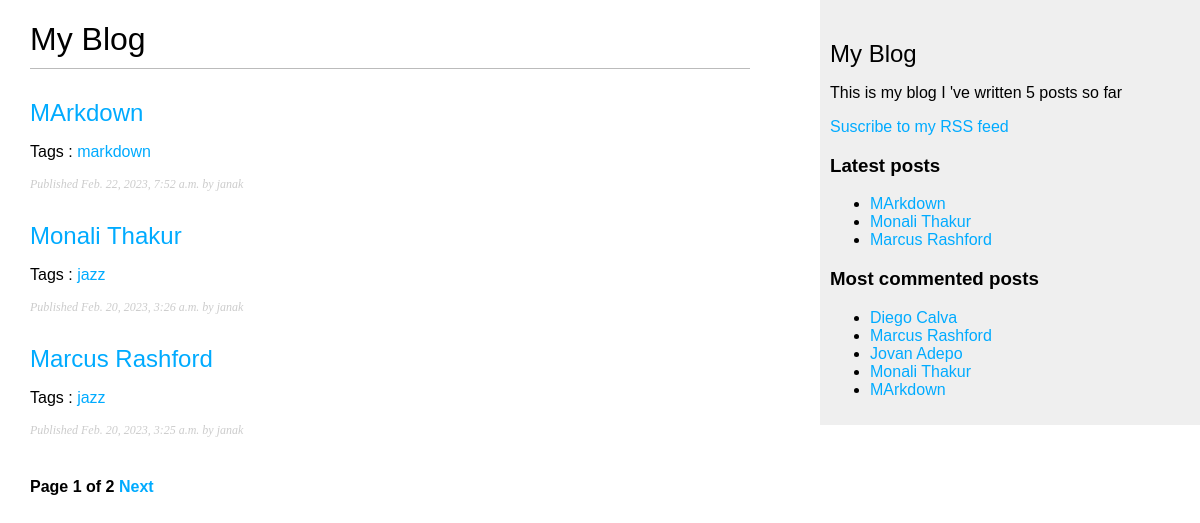
Screenshot of /blog/ with the database file from the repository.
### blog/models.py (models this page shows, shortened)
class Post(models.Model):
    class Status(models.TextChoices):
        DRAFT = 'DF','Draft'
        PUBLISHED = 'PB','Published'
    title = models.CharField(max_length=250)
    slug = models.SlugField(max_length=250,unique_for_date='publish')
    author = models.ForeignKey(User,on_delete=models.CASCADE,related_name='blog_posts')
    body = models.TextField()
    publish = models.DateTimeField(default=timezone.now)
    created = models.DateTimeField(auto_now_add=True)
    updated = models.DateTimeField(auto_now=True)
    status = models.CharField(max_length=2,choices=Status.choices,
    default=Status.DRAFT)
    objects = models.Manager() #The default manager
    published = PublishedManager() #Our custom manager
    class Meta:
        ordering = ['-publish']
        indexes = [
            models.Index(fields=['-publish']),
        ]
    def get_absolute_url(self):
        return reverse('blog:post_detail',
        args=[self.publish.year,
        self.publish.month,
        self.publish.day,
        self.slug])
    tags = TaggableManager()

### blog/views.py (the view)
# urls.py: path('',views.post_list,name='post_list'),
def post_list(request,tag_slug=None):
    post_list = Post.published.all()
    tag = None
    if tag_slug:
        tag = get_object_or_404(Tag,slug=tag_slug)
        post_list = post_list.filter(tags__in = [tag])
    paginator = Paginator(post_list,3)
    page_number = request.GET.get('page')
    try:
        posts = paginator.page(page_number)
    except PageNotAnInteger:
        posts = paginator.page(1)
    except EmptyPage:
        posts = paginator.page(paginator.num_pages)
    return render(request,'blog/post/list.html',{'posts':posts,'tag':tag})

### blog/models.py (called while the page is built)
    def get_queryset(self):
        return super().get_queryset().filter(status=Post.Status.PUBLISHED)

### blog/templatetags/blog_tags.py (called while the page is built)
@register.simple_tag
def total_posts():
    return Post.published.count()

@register.inclusion_tag('blog/post/latest_posts.html')
def show_latest_posts(count=5):
    latest_posts = Post.published.order_by('-publish')[:count]
    return {'latest_posts':latest_posts}

@register.simple_tag
def get_most_commented_posts(count=5):
    return Post.published.annotate(total_comments=Count('comments')).order_by('-total_comments')[:count]

@register.filter(name='markdown')
def markdown_format(text):
    return mark_safe(markdown.markdown(text))

### blog/templates/blog/post/list.html (shortened to what this page needs)
{% extends "blog/base.html" %}
{% load blog_tags %}
{% block content %}
<h1>My Blog</h1>
{% for post in posts %}
<h2>
    <a href="{{ post.get_absolute_url }}">
        {{ post.title }}
    </a>
</h2>
<p class="tags">
    Tags :
    {% for tag in post.tags.all %}
    <a href="{% url "blog:post_list_by_tag" tag.slug %}">
        {{ tag.name }}
    </a>
    {% endfor %}
</p>
<p class="date">
    Published {{ post.publish }} by {{ post.author }}
</p>
{% endfor %}
{% include "pagination.html" with page=posts %}
{% endblock %}

### blog/templates/blog/base.html (shortened to what this page needs)
{% load blog_tags %}
{% load static %}
<!DOCTYPE html>
<html>
    <head>
        <link href="{% static "blog/blog.css" %}" rel="stylesheet">
    </head>
    <body>
        <div id="content">
            {% block content %}
            {% endblock%}
        </div>
        <div id="sidebar">
            <h2>My Blog</h2>
            <p>This is my blog
                I 've written {% total_posts %} posts so far
            </p>
            <p>
                <a href="{% url "blog:post_feed" %}">
                    Suscribe to my RSS feed
                </a>
            </p>
           <h3>Latest posts</h3>
           {% show_latest_posts 3%}
           <h3>Most commented posts</h3>
           {% get_most_commented_posts as most_commented_posts %}
           <ul>
            {% for post in most_commented_posts %}
            <li>
                <a href="{{ post.get_absolute_url }}">{{ post.title }}</a>
            </li>
            {% endfor %}
           </ul>
        </div>
    </body>
</html>

### blog/templates/blog/post/latest_posts.html
<ul>
    {% for post in latest_posts %}
    <li>
        <a href="{{ post.get_absolute_url }}">{{ post.title }}</a>
    </li>
    {% endfor %}
</ul>

### blog/static/blog/blog.css (style rules this page uses)
body { margin:0; padding:0; font-family:helvetica, sans-serif; }
a { color:#00abff; text-decoration:none; }
h1 { font-weight:normal; border-bottom:1px solid #bbb; padding:0 0 10px 0; }
h2 { font-weight:normal; margin:30px 0 0; }
#content { float:left; width:60%; padding:0 0 0 30px; }
#sidebar { float:right; width:30%; padding:10px; background:#efefef; height:100%; }
p.date { color:#ccc; font-family: georgia, serif; font-size: 12px; font-style: italic; }

### rows the page displays
Post: title "MArkdown", publish "Feb. 22, 2023, 7:52 a.m.", author "janak"
Tag: name "markdown"
Post: title "Monali Thakur", publish "Feb. 20, 2023, 3:26 a.m.", author "janak"
Tag: name "jazz"
Post: title "Marcus Rashford", publish "Feb. 20, 2023, 3:25 a.m.", author "janak"
Post: title "Diego Calva"
Post: title "Jovan Adepo"

### other values shown
{{ page.number }} "1"
{{ page.paginator.num_pages }} "2"
